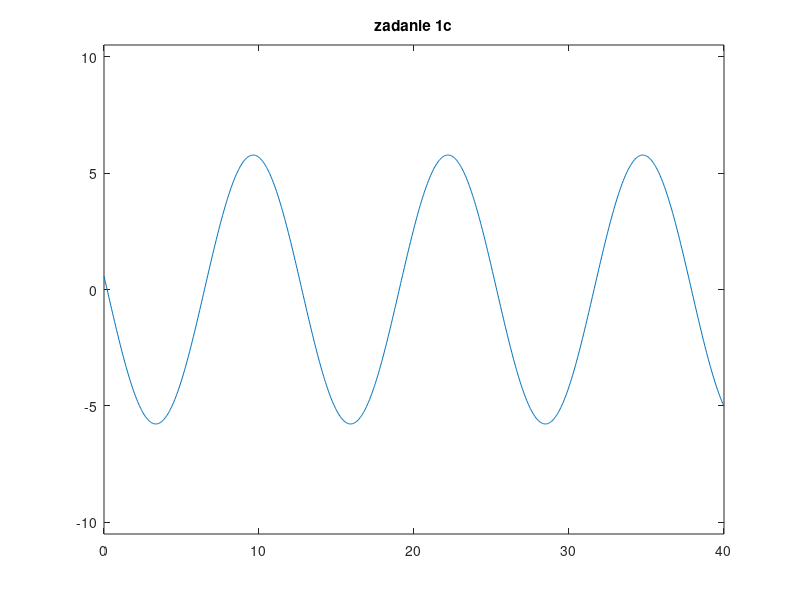

Write the MATLAB code that produced this figure.
function zadanie_1c

% Tomasz Targiel
% Lista 2
% Zadanie 1
% Podpunkt c

clear; % Czyszcze workspace
clc; % Czyszcze command window

A1 = 4;
A2 = 2;
k = 0.5;
N = 1000;
omega = 4;

x = linspace(0, 40, N);
y = linspace(0, 40, N);
p = plot(x, y);
title('zadanie 1c');
axis([0, 40, -10.5, 10.5]);

for i = 1:100
    t = i * 0.04;
    y = A1 * sin(k * x - omega * t) + A2 * sin(k * x + omega * t);
    set(p, 'XData', x, 'YData', y);
    drawnow;
    pause(0.02); % Definiuje opoznienie
end
